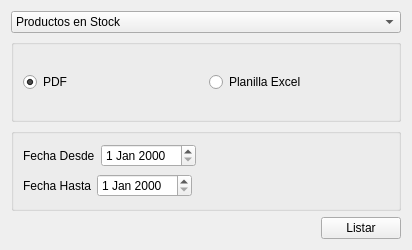
<?xml version="1.0" encoding="UTF-8"?>
<ui version="4.0">
 <class>vtnListar</class>
 <widget class="QWidget" name="vtnListar">
  <property name="geometry">
   <rect>
    <x>0</x>
    <y>0</y>
    <width>412</width>
    <height>250</height>
   </rect>
  </property>
  <property name="windowTitle">
   <string>Listar</string>
  </property>
  <layout class="QVBoxLayout" name="verticalLayout_2">
   <item>
    <widget class="QComboBox" name="cbTipoListado">
     <item>
      <property name="text">
       <string>Productos en Stock</string>
      </property>
     </item>
     <item>
      <property name="text">
       <string>Clientes</string>
      </property>
     </item>
     <item>
      <property name="text">
       <string>Ventas Realizadas</string>
      </property>
     </item>
    </widget>
   </item>
   <item>
    <widget class="QGroupBox" name="gbOption">
     <property name="title">
      <string/>
     </property>
     <layout class="QHBoxLayout" name="horizontalLayout_4">
      <item>
       <widget class="QRadioButton" name="rbtnPDF">
        <property name="text">
         <string>PDF</string>
        </property>
        <property name="checked">
         <bool>true</bool>
        </property>
       </widget>
      </item>
      <item>
       <widget class="QRadioButton" name="rbtnExcel">
        <property name="text">
         <string>Planilla Excel</string>
        </property>
       </widget>
      </item>
     </layout>
    </widget>
   </item>
   <item>
    <widget class="QGroupBox" name="gbFechas">
     <property name="enabled">
      <bool>true</bool>
     </property>
     <property name="title">
      <string/>
     </property>
     <layout class="QVBoxLayout" name="verticalLayout">
      <item>
       <layout class="QHBoxLayout" name="horizontalLayout">
        <item alignment="Qt::AlignRight">
         <widget class="QLabel" name="label">
          <property name="text">
           <string>Fecha Desde</string>
          </property>
         </widget>
        </item>
        <item>
         <widget class="QDateEdit" name="deFechaDesde"/>
        </item>
        <item>
         <spacer name="horizontalSpacer">
          <property name="orientation">
           <enum>Qt::Horizontal</enum>
          </property>
          <property name="sizeHint" stdset="0">
           <size>
            <width>40</width>
            <height>20</height>
           </size>
          </property>
         </spacer>
        </item>
       </layout>
      </item>
      <item>
       <layout class="QHBoxLayout" name="horizontalLayout_2">
        <item alignment="Qt::AlignRight">
         <widget class="QLabel" name="label_2">
          <property name="text">
           <string>Fecha Hasta</string>
          </property>
         </widget>
        </item>
        <item>
         <widget class="QDateEdit" name="deFechaHasta"/>
        </item>
        <item>
         <spacer name="horizontalSpacer_2">
          <property name="orientation">
           <enum>Qt::Horizontal</enum>
          </property>
          <property name="sizeHint" stdset="0">
           <size>
            <width>40</width>
            <height>20</height>
           </size>
          </property>
         </spacer>
        </item>
       </layout>
      </item>
     </layout>
    </widget>
   </item>
   <item>
    <layout class="QHBoxLayout" name="horizontalLayout_3">
     <item>
      <spacer name="horizontalSpacer_3">
       <property name="orientation">
        <enum>Qt::Horizontal</enum>
       </property>
       <property name="sizeHint" stdset="0">
        <size>
         <width>40</width>
         <height>20</height>
        </size>
       </property>
      </spacer>
     </item>
     <item>
      <widget class="QPushButton" name="btnListar">
       <property name="text">
        <string>Listar</string>
       </property>
      </widget>
     </item>
    </layout>
   </item>
  </layout>
 </widget>
 <resources/>
 <connections/>
</ui>
